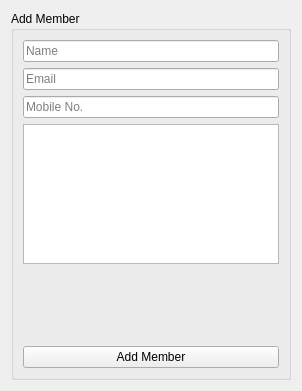
              <widget class="QWidget" name="members_add_tab">
               <attribute name="title">
                <string>Add member</string>
               </attribute>
               <layout class="QGridLayout" name="gridLayout_5">
                <item row="0" column="0">
                 <widget class="QGroupBox" name="groupBox_10">
                  <property name="title">
                   <string>Add Member</string>
                  </property>
                  <layout class="QVBoxLayout" name="verticalLayout_12" stretch="1,1,1,4,2,1">
                   <item>
                    <widget class="QLineEdit" name="member_add_name">
                     <property name="placeholderText">
                      <string>Name</string>
                     </property>
                    </widget>
                   </item>
                   <item>
                    <widget class="QLineEdit" name="member_add_email">
                     <property name="inputMethodHints">
                      <set>Qt::ImhEmailCharactersOnly</set>
                     </property>
                     <property name="placeholderText">
                      <string>Email</string>
                     </property>
                    </widget>
                   </item>
                   <item>
                    <widget class="QLineEdit" name="member_add_mob">
                     <property name="inputMethodHints">
                      <set>Qt::ImhDigitsOnly</set>
                     </property>
                     <property name="placeholderText">
                      <string>Mobile No.</string>
                     </property>
                    </widget>
                   </item>
                   <item>
                    <widget class="QPlainTextEdit" name="member_add_note">
                     <property name="plainText">
                      <string/>
                     </property>
                    </widget>
                   </item>
                   <item>
                    <widget class="QLabel" name="member_add_error">
                     <property name="font">
                      <font>
                       <pointsize>12</pointsize>
                       <weight>75</weight>
                       <bold>true</bold>
                      </font>
                     </property>
                     <property name="styleSheet">
                      <string notr="true">QLabel {
color:rgb(255, 0, 0);
}</string>
                     </property>
                     <property name="text">
                      <string/>
                     </property>
                     <property name="textFormat">
                      <enum>Qt::RichText</enum>
                     </property>
                     <property name="alignment">
                      <set>Qt::AlignCenter</set>
                     </property>
                     <property name="wordWrap">
                      <bool>true</bool>
                     </property>
                    </widget>
                   </item>
                   <item>
                    <widget class="QPushButton" name="member_add_btn">
                     <property name="text">
                      <string>Add Member</string>
                     </property>
                     <property name="autoDefault">
                      <bool>true</bool>
                     </property>
                    </widget>
                   </item>
                  </layout>
                 </widget>
                </item>
               </layout>
              </widget>
